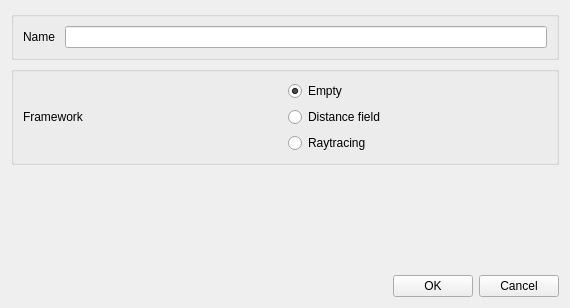
<?xml version="1.0" encoding="UTF-8"?>
<ui version="4.0">
 <class>NewWidget</class>
 <widget class="QWidget" name="NewWidget">
  <property name="windowModality">
   <enum>Qt::ApplicationModal</enum>
  </property>
  <property name="geometry">
   <rect>
    <x>0</x>
    <y>0</y>
    <width>570</width>
    <height>308</height>
   </rect>
  </property>
  <property name="windowTitle">
   <string>New effect</string>
  </property>
  <layout class="QVBoxLayout" name="verticalLayout_2">
   <item>
    <widget class="QGroupBox" name="groupBox_2">
     <property name="title">
      <string/>
     </property>
     <layout class="QHBoxLayout" name="horizontalLayout_2">
      <item>
       <widget class="QLabel" name="label_2">
        <property name="text">
         <string>Name </string>
        </property>
       </widget>
      </item>
      <item>
       <widget class="QLineEdit" name="name"/>
      </item>
     </layout>
    </widget>
   </item>
   <item>
    <widget class="QGroupBox" name="groupBox">
     <property name="title">
      <string/>
     </property>
     <layout class="QHBoxLayout" name="horizontalLayout_4">
      <item>
       <widget class="QLabel" name="label">
        <property name="text">
         <string>Framework </string>
        </property>
       </widget>
      </item>
      <item>
       <layout class="QVBoxLayout" name="verticalLayout">
        <item>
         <widget class="QRadioButton" name="empty">
          <property name="text">
           <string>Empty</string>
          </property>
          <property name="checked">
           <bool>true</bool>
          </property>
         </widget>
        </item>
        <item>
         <widget class="QRadioButton" name="df">
          <property name="text">
           <string>Distance field</string>
          </property>
         </widget>
        </item>
        <item>
         <widget class="QRadioButton" name="raytrace">
          <property name="text">
           <string>Raytracing</string>
          </property>
         </widget>
        </item>
       </layout>
      </item>
     </layout>
    </widget>
   </item>
   <item>
    <spacer name="verticalSpacer">
     <property name="orientation">
      <enum>Qt::Vertical</enum>
     </property>
     <property name="sizeHint" stdset="0">
      <size>
       <width>20</width>
       <height>40</height>
      </size>
     </property>
    </spacer>
   </item>
   <item>
    <layout class="QHBoxLayout" name="horizontalLayout_3">
     <item>
      <spacer name="horizontalSpacer">
       <property name="orientation">
        <enum>Qt::Horizontal</enum>
       </property>
       <property name="sizeHint" stdset="0">
        <size>
         <width>40</width>
         <height>20</height>
        </size>
       </property>
      </spacer>
     </item>
     <item>
      <widget class="QPushButton" name="buttonOK">
       <property name="text">
        <string>OK</string>
       </property>
      </widget>
     </item>
     <item>
      <widget class="QPushButton" name="buttonCancel">
       <property name="text">
        <string>Cancel</string>
       </property>
      </widget>
     </item>
    </layout>
   </item>
  </layout>
 </widget>
 <resources/>
 <connections/>
</ui>
